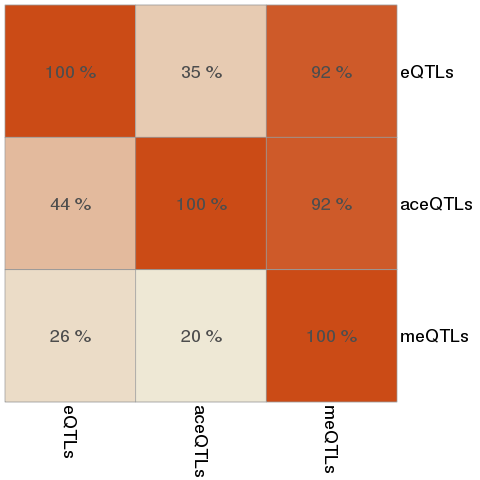

The script that saved this image:
#!/usr/bin/env Rscript

# Find overlapping QTLs using pi_1.

library(data.table)
library(qvalue)
library(knitr)
library(VennDiagram)
library(pheatmap)
library(rolasized)
library(tikzDevice)
library(pryr)

sol <- solarized.Colours(variant = "srgb")

data.types <- c("e", "ace", "me")
data.use <- c("PC10", "PC10", "PC10")

best.file <- "../primary/%sQTL/%s.best.tsv"
data.file <- "../primary/%sQTL/%s.tsv"

best <- lapply(sprintf(best.file, data.types, data.use), fread, select=c("snp", "q.value"))

# take significant associations only
best <- lapply(best, subset, q.value < 0.05)

# we only need each SNP once
lapply(best, setkey, snp)
best <- lapply(best, unique)
mapply(set, best, j=paste0(data.types, "QTL"), value=TRUE)

lapply(best, set, j="q.value", value=NULL)
best <- Reduce(partial(merge, all=TRUE), best)

# now get all the data
data <- lapply(sprintf(data.file, data.types, data.use), fread, select=c("snp", "p.value"))

# keep only the SNPs we will use
data <- lapply(data, setkey, snp)
data <- lapply(data, "[", best)

# correct P-values for number of features tested per SNP
data <- lapply(data, "[", j=p.adjust(p.value, method="holm"), by=snp)
data <- lapply(data, setnames, "V1", "adj.p.value")

# set NA p-values to 1
na.rows <- lapply(data, "[", j=which(is.na(adj.p.value)))
mapply(set, data, i=na.rows, j=2L, value=1)

# get the lowest P-value per SNP
data <- lapply(data, setkey, snp, adj.p.value)
data <- lapply(data, setkey, snp)
data <- lapply(data, unique)

# get q-values
data <- lapply(data, "[", best)
names(data) <- data.types

# get overlaps
pairs <- expand.grid(data.types, data.types)
overlap <- apply(pairs, 1, function (x) {
    by.data <- data[[x[2]]]
    keep.rows <- which(by.data[[paste0(x[1], "QTL")]])
    if (x[1] == x[2])
        return(by.data[keep.rows,snp])
    keep.rows <- by.data[keep.rows, which(qvalue(adj.p.value)$qvalue < 0.05)]
    by.data[keep.rows, snp]
})

qtl.names <- paste0(data.types, "QTLs")
names(overlap) <- rep(qtl.names, each=length(qtl.names))

overlap.size <- matrix(sapply(overlap, length), nrow=length(data.types))
dimnames(overlap.size) <- list(qtl.names, qtl.names)
cat(kable(overlap.size, "markdown"), file="qtl_overlap.md", sep="\n")

overlap.prop <- round(overlap.size*100/diag(overlap.size))

png("qtl_overlap.png")
pheatmap(overlap.prop, cluster_rows=FALSE, cluster_cols=FALSE, 
         legend=FALSE, fontsize=18, fontsize_number=18, 
         display_numbers=TRUE,
         color=colorRampPalette(c(sol$base2, sol$orange))(100),
         number_format="%.0f %%")
dev.off()

tikz("qtl_overlap.tex", width=2.5, height=2.5, fg=sol$base00, bg=sol$base3)
pheatmap(round(overlap.prop), cluster_rows=FALSE, cluster_cols=FALSE, 
         legend=FALSE, display_numbers=TRUE,
         color=colorRampPalette(c(sol$base2, sol$orange))(100),
         number_format="%.0f \\%%")
dev.off()

venn.colors <- c(sol$red, sol$blue, sol$green, sol$violet, sol$orange, sol$yellow, sol$cyan, sol$magenta)
do.venn <- function (sets) {
    # http://stackoverflow.com/questions/24748170/finding-all-possible-combinations-of-vector-intersections
    combos <- Reduce(c, lapply(1:length(sets), function(x) combn(1:length(sets), x, simplify=FALSE) ))
    venn.args <- lapply(lapply(combos, function(x) {
        if (length(x) > 1) 
            Reduce(intersect, sets[x]) 
        else
            sets[[x]] 
    }), length)
    if (length(sets) == 3) {
        tmp <- venn.args[[5]]
        venn.args[[5]] <- venn.args[[6]]
        venn.args[[6]] <- tmp
    }
    print(venn.args)
    venn.args[["category"]] <- names(sets)
    venn.args[["fill"]] <- head(venn.colors, length(sets))
    venn.args[["cex"]] = 1.5
    venn.args[["cat.cex"]] = 1.5
    venn.args[["ind"]] = FALSE
    venn.args[["margin"]] = 0.05
    venn.args[["lwd"]] = 0

    venn.names <- c("single", "pairwise", "triple", "quad", "quintuple")
    venn.funs <- paste0("draw.", venn.names, ".venn")
    do.call(match.fun(venn.funs[length(sets)]), venn.args)
}

png("eqtl_venn.png", width=240, height=240)
sets <- list(overlap[[1]], overlap[[4]], overlap[[7]])
names(sets) <- names(overlap)[c(1,4,7)]
grid.draw(do.venn(sets))
dev.off()

png("aceqtl_venn.png", width=240, height=240)
sets <- list(overlap[[2]], overlap[[5]], overlap[[8]])
names(sets) <- names(overlap)[c(2,5,8)]
grid.draw(do.venn(sets))
dev.off()

png("meqtl_venn.png", width=240, height=240)
sets <- list(overlap[[3]], overlap[[6]], overlap[[9]])
names(sets) <- names(overlap)[c(3,6,9)]
grid.draw(do.venn(sets))
dev.off()
